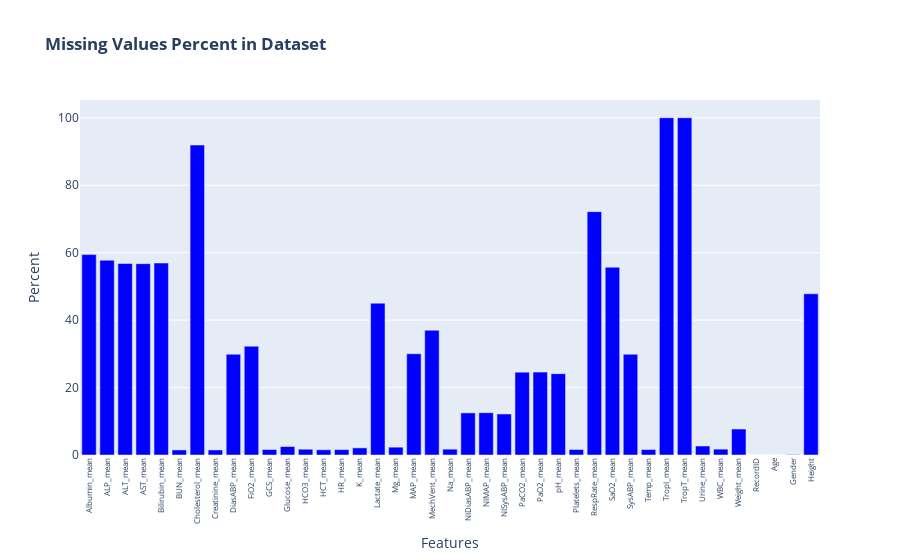

Write notebook code for a chart like this one.
### Code cell
#Load dataset
result= pd.read_csv("../clean_data/result_for_data_cleaning.csv") 
# From results data frame calculate the percentaje of NaNs
# Missing values plot
# Filter the DataFrame to include only features with '_mean' in their names
mean_features = [col for col in result.columns if '_mean' in col]
mean_features.extend(non_time_parameters)
# Calculate the total number of values for each mean feature
total_values = result[mean_features].shape[0]


# Calculate the number of NaN values for each mean feature
missing  = result[mean_features].isna().sum().reset_index()
missing.columns = ['features', 'total_missing']
missing['percent'] = (missing['total_missing'] / total_values) * 100
missing.index = missing['features']
del missing['features']

# Plot the percentage of NaN values
fig = go.Figure(data=[go.Bar(x=missing.index, y=missing['percent'], marker_color='blue')])
fig.update_layout(title='<b>Missing Values Percent in Dataset</b>',
                  xaxis_title='Features',
                  yaxis_title='Percent',
                  xaxis_tickangle=-90,  # Rotate x-axis labels for better visibility
                  )  # Adjust height of the plot as needed
fig.update_layout(xaxis=dict(tickfont=dict(size=8)))
fig.show()

### Figure 1 — Plotly figure (JSON) as saved in the notebook; plotly's stock layout.template omitted (floating-point values rounded to 4 significant figures)
{"data": [{"marker": {"color": "blue"}, "type": "bar", "x": ["Albumin_mean", "ALP_mean", "ALT_mean", "AST_mean", "Bilirubin_mean", "BUN_mean", "Cholesterol_mean", "Creatinine_mean", "DiasABP_mean", "FiO2_mean", "GCS_mean", "Glucose_mean", "HCO3_mean", "HCT_mean", "HR_mean", "K_mean", "Lactate_mean", "Mg_mean", "MAP_mean", "MechVent_mean", "Na_mean", "NIDiasABP_mean", "NIMAP_mean", "NISysABP_mean", "PaCO2_mean", "PaO2_mean", "pH_mean", "Platelets_mean", "RespRate_mean", "SaO2_mean", "SysABP_mean", "Temp_mean", "TropI_mean", "TropT_mean", "Urine_mean", "WBC_mean", "Weight_mean", "RecordID", "Age", "Gender", "Height"], "y": [59.42, 57.76, 56.8, 56.74, 56.93, 1.5, 91.9, 1.5, 29.88, 32.26, 1.613, 2.513, 1.713, 1.55, 1.6, 2.113, 45.02, 2.325, 30.03, 37, 1.725, 12.49, 12.54, 12.16, 24.56, 24.57, 24.11, 1.625, 72.15, 55.69, 29.88, 1.613, 100, 100, 2.663, 1.738, 7.7, 0, 0, 0.1, 47.8]}], "layout": {"title": {"text": "<b>Missing Values Percent in Dataset</b>"}, "xaxis": {"tickangle": -90, "tickfont": {"size": 8}, "title": {"text": "Features"}}, "yaxis": {"title": {"text": "Percent"}}}}
